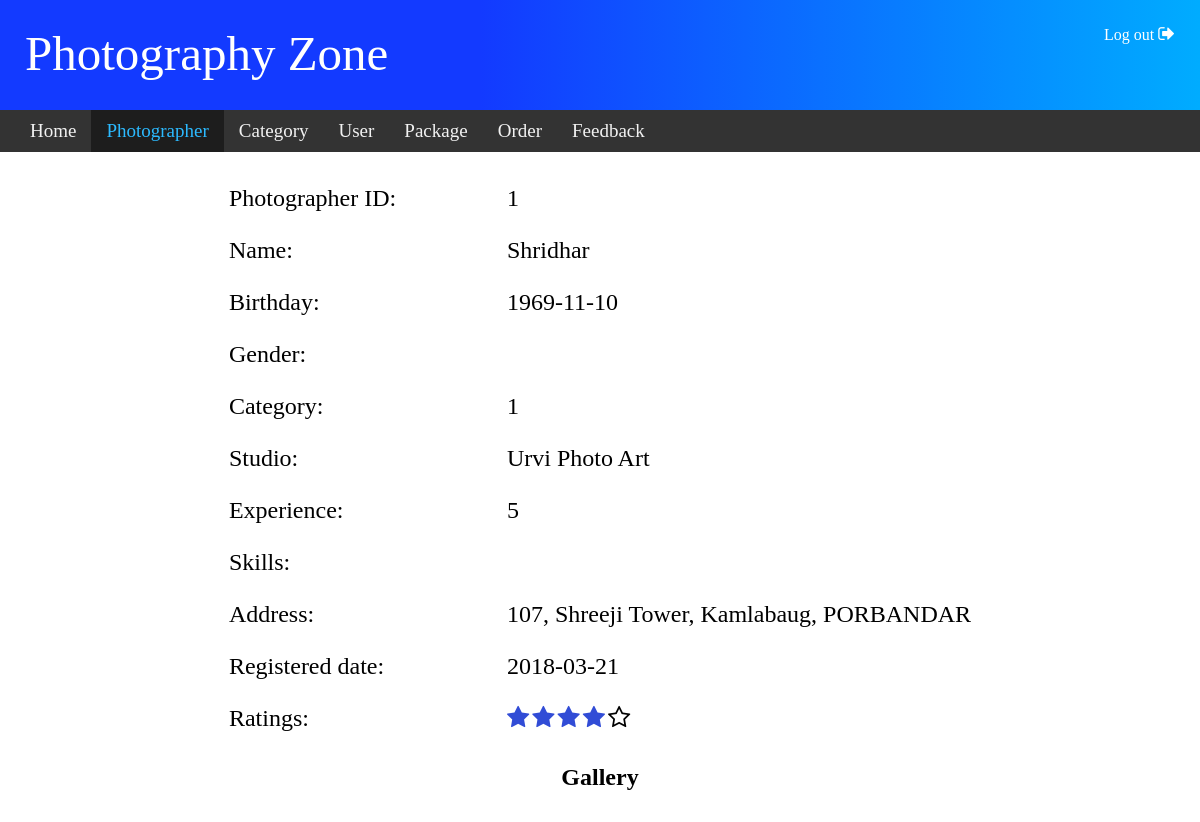
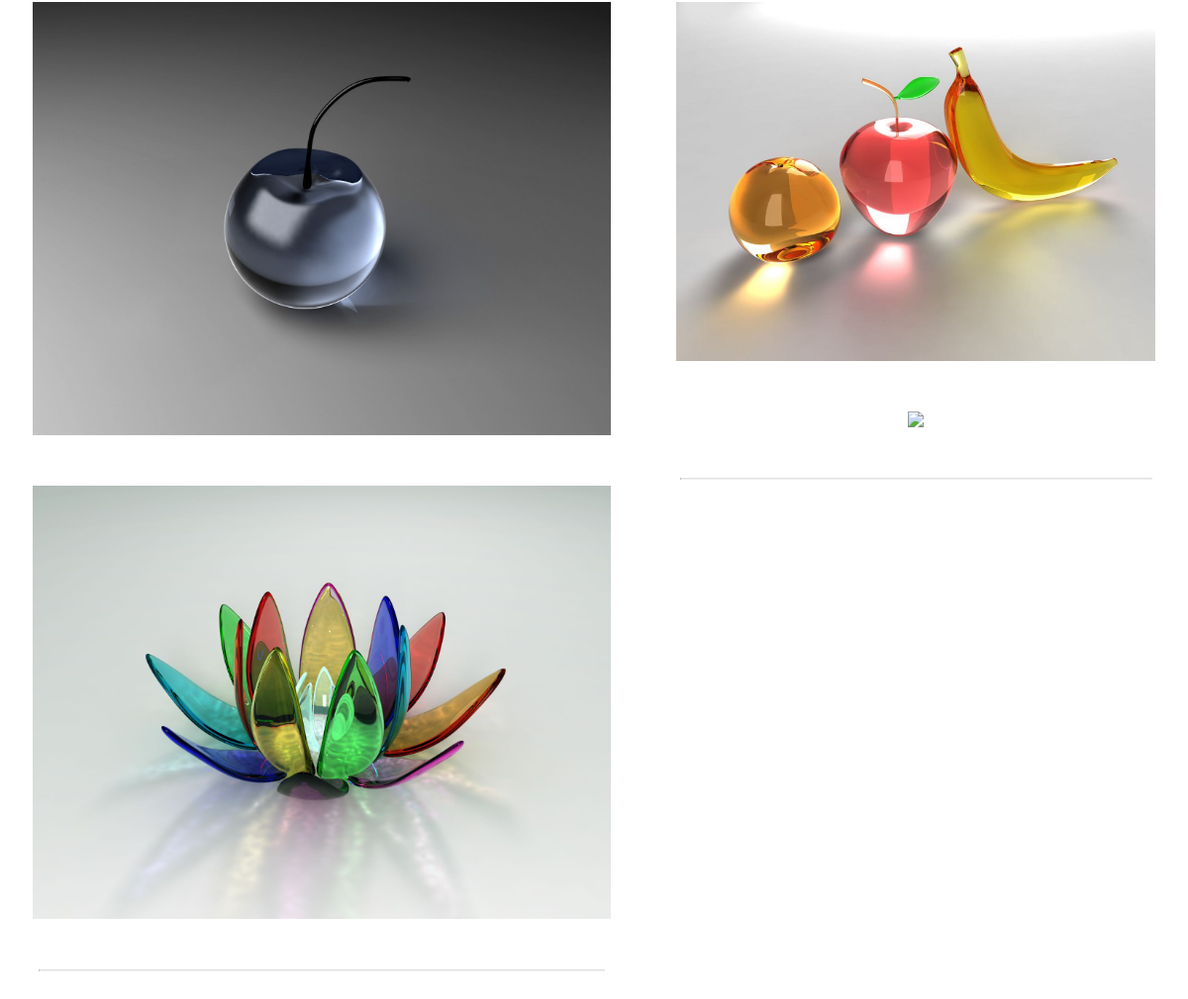
The page /admin/photographerdetail.php?id=1 on the database its author committed (2 pictures, top to bottom).
### tables this page shows
CREATE TABLE `reg_photographers` (
  `id` int(11) NOT NULL,
  `email` varchar(30) NOT NULL,
  `password` varchar(20) NOT NULL,
  `contact` bigint(10) NOT NULL,
  `name` text NOT NULL,
  `surname` text NOT NULL,
  `bday` text NOT NULL,
  `gender` text NOT NULL,
  `category` tinyint(1) NOT NULL,
  `studio` text NOT NULL,
  `exp` tinyint(4) NOT NULL,
  `achieve` text NOT NULL,
  `awards` text NOT NULL,
  `skills` text NOT NULL,
  `address` text NOT NULL,
  `reg_date` date NOT NULL,
  `rating` tinyint(4) NOT NULL,
  `profile` text NOT NULL,
  `image1` text NOT NULL,
  `image2` text NOT NULL,
  `image3` text NOT NULL,
  `image4` text NOT NULL
);

### admin/photographerdetail.php (the view, shortened to what this page needs)
<!DOCTYPE html>
<html>
<head>
  <link rel="stylesheet" href="https://cdnjs.cloudflare.com/ajax/libs/font-awesome/4.7.0/css/font-awesome.min.css">
</head>
<?php   include "header.php"; include 'dbconn.php'; ?>
  <a href="home.php" style="margin-left: 15px;">Home</a>
  <a href="photographer.php" style="color: #2cbaff;background-color: #1d1d1d">Photographer</a>
  <a href="category2.php">Category</a>
  <a href="user.php">User</a>
  <a href="package.php">Package</a>
  <a href="order.php">Order</a>
  <a href="feedback.php">Feedback</a>
</div>
<?php
		$id = $_GET['id'];
        $query = "SELECT * FROM reg_photographers WHERE id ='$id'";
        $fire = $conn->query($query);
        $reg = $fire->fetch(); ?>
<div style="padding:20px">
<form style="font-size: 28px">
	<center>
	<table>
	<tr>
		<td width="250">Photographer ID: </td>
		<td style="text-align: left!important;padding-left: 20px;"><?php echo $reg['id']; ?></td>
	</tr>
	<tr>
		<td>Name: </td>
		<td style="text-align: left!important;padding-left: 20px;"><?php echo $reg['name']; ?></td>
	</tr>
	<tr>
		<td>Birthday: </td>
		<td style="text-align: left!important;padding-left: 20px;"><?php echo $reg['bday']; ?></td>
	</tr>
	<tr>
		<td>Gender: </td>
		<td style="text-align: left!important;padding-left: 20px;"><?php echo $reg['gender']; ?></td>
	</tr>
	<tr>
		<td>Category: </td>
		<td style="text-align: left!important;padding-left: 20px;"><?php echo $reg['category']; ?></td>
	</tr>
	<tr>
		<td>Studio: </td>
		<td style="text-align: left!important;padding-left: 20px;"><?php echo $reg['studio']; ?></td>
	</tr>
	<tr>
		<td>Experience: </td><td style="text-align: left!important;padding-left: 20px;"><?php echo $reg['exp']; ?></td>
	</tr>
	<tr>
		<td>Skills: </td>
		<td style="text-align: left!important;padding-left: 20px;"><?php echo $reg['skills']; ?></td>
	</tr>
	<tr>
		<td>Address: </td>
		<td style="text-align: left!important;padding-left: 20px;"><?php echo $reg['address']; ?></td>
	</tr>
	<tr>
		<td>Registered date: </td>
		<td style="text-align: left!important;padding-left: 20px;"><?php echo $reg['reg_date']; ?></td>
	</tr>
	<tr>
		<td>Ratings: </td>
		<td style="text-align: left!important;padding-left: 20px;">
		<?php   if($reg['rating']==5)
			    {
			      echo '<span class="fa fa-star checked"></span>';
			      echo '<span class="fa fa-star checked"></span>';
			      echo '<span class="fa fa-star checked"></span>';
			      echo '<span class="fa fa-star checked"></span>';
			      echo '<span class="fa fa-star checked"></span>';
			    }
			    else if($reg['rating']==4)
			    {
			      echo '<span class="fa fa-star checked"></span>';
			      echo '<span class="fa fa-star checked"></span>';
			      echo '<span class="fa fa-star checked"></span>';
			      echo '<span class="fa fa-star checked"></span>';
			      echo '<span class="fa fa-star-o"></span>';
			    }
			    ?>
		</td>
	</tr>
	</table>
	</center>
	</form>
</div><div>
	<center>
  	<span style="font-size: 24px;font-weight: bold;">Gallery</span></center>
</div>
<div class="nev comman">
    <?php
    $id = $_GET['id'];
    $q = "SELECT image1,image2,image3,image4 FROM reg_photographers WHERE id='$id'";
    $f = $conn->query($q);
    $rec = $f->fetch();
    ?>
    <center>
    <table>
    <tr><td><center><img src="../photographer/uploads/<?php echo $rec['image1']; ?>" width=100% style="margin-bottom:25px;"/></center></td>
    </tr>
    <tr><td height="50%"><center><img src="../photographer/uploads/<?php echo $rec['image2']; ?>" width=100% style="margin-bottom:25px;"/></center></td>
    </tr>
    </table></center><hr>
</div>
<div class="middle comman">
  <center>
  <table>
    <tr><td><center><img src="../photographer/uploads/<?php echo $rec['image3']; ?>" width=100% style="margin-bottom:25px;"/></center></td>
    </tr>
    <tr><td><center><img src="../photographer/uploads/<?php echo $rec['image4']; ?>" width=100% style="margin-bottom:25px;"/></center></td>
    </tr>
    </table></center><hr>
</div>

### admin/photographerdetail.php (style rules this page uses)
table { font-family: verdana; font-size: 24px; border-collapse: collapse; line-height: 1.5; }
td, th { text-align: left; padding: 8px; }
.checked { color: #314cd6; }
.fa-star,.fa-star-o { padding-right: 3px;font-size: 24px; }
.nev { height: auto; width: 50%; display: inline; float: left; }
.middle { margin-left:495px; height: auto; width: 10%; display: inline; }
.comman { display: table-cell; padding: 25px; }
hr { border-top: 1px solid #e2e2e2!important; width: 95% }

### admin/header.php (style rules this page uses)
.topnav a { float: left; color: #f2f2f2; text-align: center; padding: 10px 15px; text-decoration: none; font-size: 19px; z-index: 2; -webkit-transition-duration: 0.6s; transition-duration: 0.6s; }

### rows shown on the page
reg_photographers: id "1", name "Shridhar", bday "1969-11-10", category "1", studio "Urvi Photo Art", exp "5", address "107, Shreeji Tower, Kamlabaug, PORBANDAR", reg_date "2018-03-21", image1 (picture), image2 (picture), image3 (picture)
